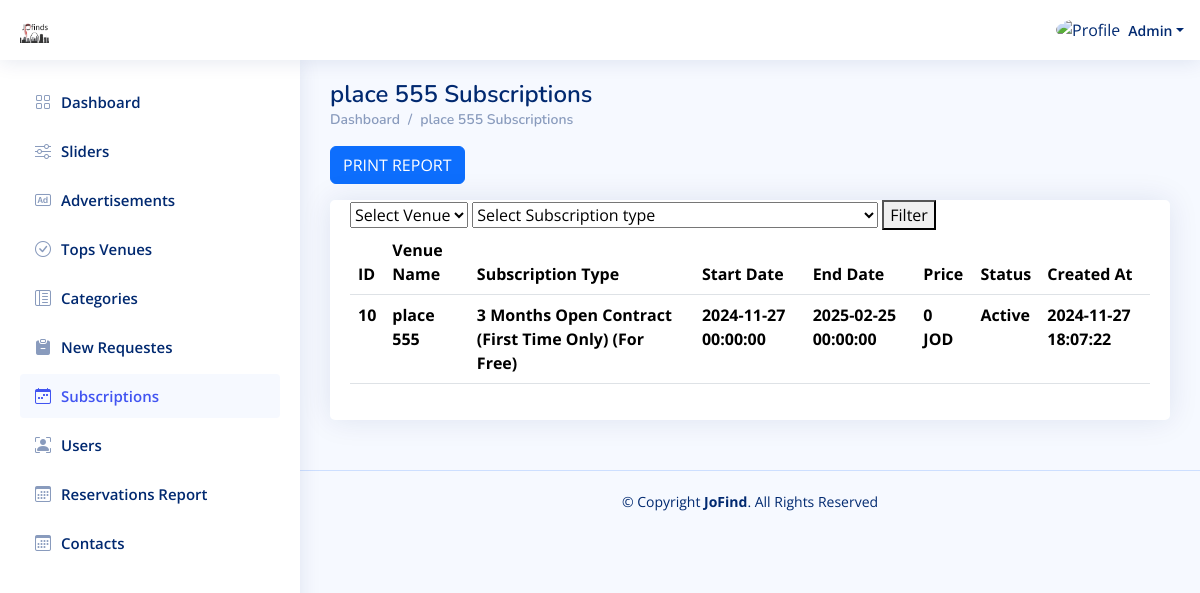
The app's page /Admin_Dashboard/Subscriptions.php?place_id=10 (signed in) with its own data.
### tables this page shows
CREATE TABLE `users` (
  `id` int(11) NOT NULL,
  `type_id` int(11) NOT NULL,
  `name` varchar(250) NOT NULL,
  `email` varchar(250) NOT NULL,
  `password` varchar(250) NOT NULL,
  `phone` varchar(250) NOT NULL,
  `image` varchar(250) DEFAULT NULL,
  `active` int(11) NOT NULL DEFAULT 1,
  `created_at` timestamp NOT NULL DEFAULT current_timestamp()
);

CREATE TABLE `places` (
  `id` int(11) NOT NULL,
  `category_id` int(11) NOT NULL,
  `sub_category_id` int(11) DEFAULT NULL,
  `status_id` int(11) DEFAULT NULL,
  `city_id` int(11) NOT NULL,
  `name` varchar(250) NOT NULL,
  `image` varchar(250) NOT NULL,
  `email` varchar(250) NOT NULL,
  `description` text DEFAULT NULL,
  `total_rate` double NOT NULL DEFAULT 0,
  `phone` varchar(250) NOT NULL,
  `password` varchar(250) NOT NULL,
  `rejection_note` text DEFAULT NULL,
  `address` varchar(250) NOT NULL,
  `commercial_register` varchar(250) NOT NULL,
  `menu` varchar(250) DEFAULT NULL,
  `active` int(11) NOT NULL DEFAULT 1,
  `created_at` timestamp NOT NULL DEFAULT current_timestamp()
);

CREATE TABLE `place_subscriptions` (
  `id` int(11) NOT NULL,
  `place_id` int(11) NOT NULL,
  `subscription_type` varchar(250) NOT NULL,
  `start_date` datetime NOT NULL,
  `end_date` datetime NOT NULL,
  `price` double NOT NULL,
  `active` int(11) NOT NULL DEFAULT 1,
  `created_at` timestamp NOT NULL DEFAULT current_timestamp()
);

### Admin_Dashboard/Subscriptions.php (the view, shortened to what this page needs)
<?php
include "../Connect.php";
$A_ID = $_SESSION['A_Log'];
$place_id = $_GET['place_id'];
$type = $_GET['type'];
if (!$A_ID) {
    echo '<script language="JavaScript">
     document.location="../Login.php";
    </script>';
} else {
    $sql1 = mysqli_query($con, "select * from users where id='$A_ID'");
    $row1 = mysqli_fetch_array($sql1);
    $name = $row1['name'];
    $sql2 = mysqli_query($con, "select * from places where id='$place_id'");
    $row2 = mysqli_fetch_array($sql2);
    $venue_name = $row2['name'];
    $sqlQuery = "SELECT * from place_subscriptions ORDER BY id DESC";
    if(isset($place_id)) {
      $sqlQuery = "SELECT * from place_subscriptions WHERE place_id = '$place_id' ORDER BY id DESC";
    } else if(isset($type)) {
      $sqlQuery = "SELECT * from place_subscriptions WHERE subscription_type LIKE '%$type%' ORDER BY id DESC";
    }
}
?>
<!DOCTYPE html>
<html lang="en">
  <head>
    <link
      href="../assets/vendor/bootstrap/css/bootstrap.min.css"
      rel="stylesheet"
    />
    <link
      href="../assets/vendor/bootstrap-icons/bootstrap-icons.css"
      rel="stylesheet"
    />
    <link href="../assets/vendor/boxicons/css/boxicons.min.css" rel="stylesheet" />
    <link href="../assets/vendor/quill/quill.snow.css" rel="stylesheet" />
    <link href="../assets/vendor/quill/quill.bubble.css" rel="stylesheet" />
    <link href="../assets/vendor/remixicon/remixicon.css" rel="stylesheet" />
    <link href="../assets/vendor/simple-datatables/style.css" rel="stylesheet" />
    <link href="../assets/css/style.css" rel="stylesheet" />
  </head>
  <body>
    <header id="header" class="header fixed-top d-flex align-items-center">
      <div class="d-flex align-items-center justify-content-between">
        <a href="index.php" class="logo d-flex align-items-center">
          <img src="../assets/img/Logo.png" alt="" />
        </a>
      </div>
      <nav class="header-nav ms-auto">
        <ul class="d-flex align-items-center">
          <li class="nav-item dropdown pe-3">
            <a
              class="nav-link nav-profile d-flex align-items-center pe-0"
              href="#"
              data-bs-toggle="dropdown"
            >
              <img
                src="https://www.computerhope.com/jargon/g/guest-user.png"
                alt="Profile"
                class="rounded-circle"
              />
              <span class="d-none d-md-block dropdown-toggle ps-2"><?php echo $name ?></span> </a
            >
          </li>
        </ul>
      </nav>
    </header>
    <?php require './Aside-Nav/Aside.php'?>
    <main id="main" class="main">
      <div class="pagetitle">
        <h1><?php echo $venue_name ?> Subscriptions</h1>
        <nav>
          <ol class="breadcrumb">
            <li class="breadcrumb-item"><a href="index.php">Dashboard</a></li>
            <li class="breadcrumb-item"><?php echo $venue_name ?> Subscriptions</li>
          </ol>
        </nav>
      </div>
      <section class="section">
      <div class="mb-3">
<input type="button" value="PRINT REPORT" class="btn btn-primary" onclick="printDiv()">
</div>
        <div class="row">
          <div class="col-lg-12">
            <div class="card">
              <div class="card-body" id="div_print">
              <form action="<?php echo $place_id ? './Subscriptions.php?place_id=' . $place_id : './Subscriptions.php' ?>">
<select name="place_id" id="">
<option value="" selected disabled>Select Venue</option>
</select>
<select name="type" id="">
<option value="" selected disabled>Select Subscription type</option>
</select>
<button type="submit" >Filter</button>
</form>
                <table class="table datatable">
                  <thead>
                    <tr>
                      <th scope="col">ID</th>
                      <th scope="col">Venue Name</th>
                      <th scope="col">Subscription Type</th>
                      <th scope="col">Start Date</th>
                      <th scope="col">End Date</th>
                      <th scope="col">Price</th>
                      <th scope="col">Status</th>
                      <th scope="col">Created At</th>
                    </tr>
                  </thead>
                  <tbody>
                  <?php
$sql1 = mysqli_query($con, $sqlQuery);
while ($row1 = mysqli_fetch_array($sql1)) {
    $place_id = $row1['place_id'];
    $subscription_type = $row1['subscription_type'];
    $start_date = $row1['start_date'];
    $end_date = $row1['end_date'];
    $price = $row1['price'];
    $active = $row1['active'];
    $created_at = $row1['created_at'];
    $sql2 = mysqli_query($con, "SELECT * from places WHERE id = '$place_id'");
    $row2 = mysqli_fetch_array($sql2);
    $venue_name = $row2['name'];
    ?>
                    <tr>
                      <th scope="row"><?php echo $place_id ?></th>
                      <th scope="row"><?php echo $venue_name ?></th>
                      <th scope="row"><?php echo $subscription_type ?></th>
                      <th scope="row"><?php echo $start_date ?></th>
                      <th scope="row"><?php echo $end_date ?></th>
                      <th scope="row"><?php echo $price ?> JOD</th>
                      <th scope="row"><?php echo $active == 1 ? 'Active' : 'Expired' ?></th>
                      <th scope="row"><?php echo $created_at ?></th>
                    </tr>
<?php
}?>
                  </tbody>
                </table>
              </div>
            </div>
          </div>
        </div>
      </section>
    </main>
    <footer id="footer" class="footer">
      <div class="copyright">
        &copy; Copyright <strong><span>JoFind</span></strong
        >. All Rights Reserved
      </div>
    </footer>
  </body>
</html>

### assets/css/style.css (style rules this page uses)
:root { scroll-behavior: smooth; }
body { font-family: "Open Sans", sans-serif; background: #f6f9ff; color: #444444; }
a { color: #4154f1; text-decoration: none; }
h1, h2, h3, h4, h5, h6 { font-family: "Nunito", sans-serif; }
#main { margin-top: 60px; padding: 20px 30px; transition: all 0.3s; }
.pagetitle { margin-bottom: 10px; }
.pagetitle h1 { font-size: 24px; margin-bottom: 0; font-weight: 600; color: #012970; }
.card { margin-bottom: 30px; border: none; border-radius: 5px; box-shadow: 0px 0 30px rgba(1, 41, 112, 0.1); }
.card-body { padding: 0 20px 20px 20px; }
.breadcrumb { font-size: 14px; font-family: "Nunito", sans-serif; color: #899bbd; font-weight: 600; }
.breadcrumb a { color: #899bbd; transition: 0.3s; }
.breadcrumb .breadcrumb-item::before { color: #899bbd; }
.logo { line-height: 1; }
@media (min-width: 1200px) { .logo { width: 280px; } }
.logo img { max-height: 26px; margin-right: 6px; }
.header { transition: all 0.5s; z-index: 997; height: 60px; box-shadow: 0px 2px 20px rgba(1, 41, 112, 0.1); background-color: #fff; padding-left: 20px; }
.header-nav ul { list-style: none; }
.header-nav>ul { margin: 0; padding: 0; }
.header-nav .nav-profile { color: #012970; }
.header-nav .nav-profile img { max-height: 36px; }
.header-nav .nav-profile span { font-size: 14px; font-weight: 600; }
@media (min-width: 1200px) { #main, #footer { margin-left: 300px; } }
.footer { padding: 20px 0; font-size: 14px; transition: all 0.3s; border-top: 1px solid #cddfff; }
.footer .copyright { text-align: center; color: #012970; }

### records on screen
users: name "Admin"
places: name "place 555"
place_subscriptions: place "10", place.name "place 555", subscription_type "3 Months Open Contract (First Time Only) (For Free)", start_date "2024-11-27 00:00:00", end_date "2025-02-25 00:00:00", price "0", active "Active", created_at "2024-11-27 18:07:22"
